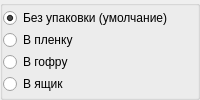
             <widget class="QGroupBox" name="groupBox_6">
              <property name="title">
               <string/>
              </property>
              <layout class="QVBoxLayout" name="verticalLayout_13">
               <property name="spacing">
                <number>0</number>
               </property>
               <property name="leftMargin">
                <number>0</number>
               </property>
               <property name="topMargin">
                <number>0</number>
               </property>
               <property name="rightMargin">
                <number>0</number>
               </property>
               <property name="bottomMargin">
                <number>0</number>
               </property>
               <item>
                <widget class="QRadioButton" name="r_no_pack">
                 <property name="text">
                  <string>Без упаковки (умолчание)</string>
                 </property>
                 <property name="checked">
                  <bool>true</bool>
                 </property>
                </widget>
               </item>
               <item>
                <widget class="QRadioButton" name="r_packin_tape">
                 <property name="text">
                  <string>В пленку</string>
                 </property>
                </widget>
               </item>
               <item>
                <widget class="QRadioButton" name="r_packin_corrugation">
                 <property name="text">
                  <string>В гофру</string>
                 </property>
                </widget>
               </item>
               <item>
                <widget class="QRadioButton" name="r_packin_box">
                 <property name="text">
                  <string>В ящик</string>
                 </property>
                </widget>
               </item>
              </layout>
             </widget>
